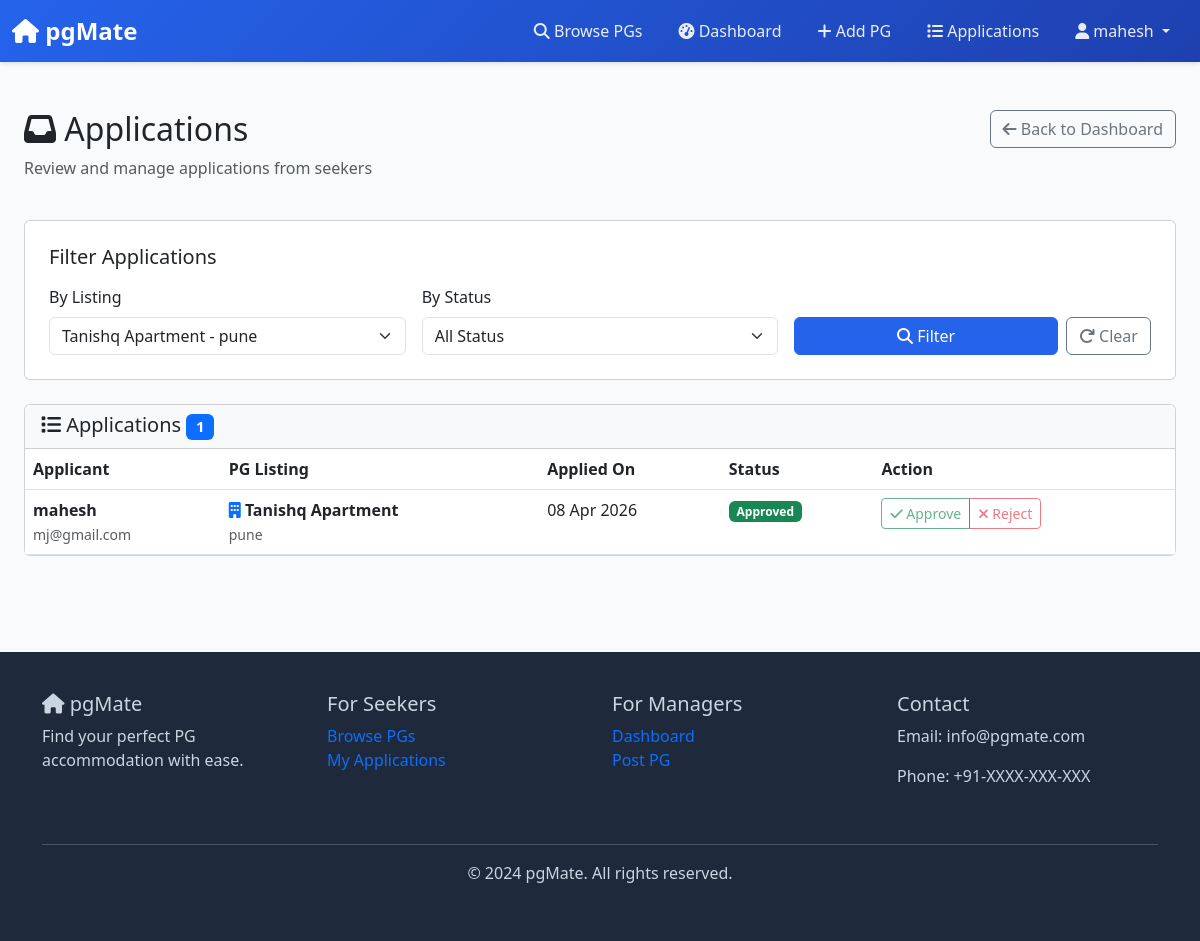
Screenshot of /applications/?listing=1 (signed in) with the database file from the repository.
### pglistings/models.py (models this page shows, shortened)
class CustomUser(AbstractUser):
    ROLE_CHOICES = [
        ('manager', 'PG Manager'),
        ('seeker', 'Seeker'),
    ]
    user_role = models.CharField(
        max_length=10,
        choices=ROLE_CHOICES,
        default='seeker'
    )
    phone_number = models.CharField(max_length=15, blank=True, null=True)
    profile_image = models.ImageField(upload_to='profile_images/', blank=True, null=True)
    def is_manager(self):
        return self.user_role == 'manager'

class Application(models.Model):
    STATUS_CHOICES = [
        ('pending', 'Pending'),
        ('approved', 'Approved'),
        ('rejected', 'Rejected'),
    ]
    pg = models.ForeignKey(
        PGListing,
        on_delete=models.CASCADE,
        related_name='applications'
    )
    applicant = models.ForeignKey(
        CustomUser,
        on_delete=models.CASCADE,
        related_name='applications',
        limit_choices_to={'user_role': 'seeker'}
    )
    status = models.CharField(
        max_length=20,
        choices=STATUS_CHOICES,
        default='pending'
    )
    applied_on = models.DateTimeField(auto_now_add=True)
    message = models.TextField(blank=True, null=True)
    updated_at = models.DateTimeField(auto_now=True)
    class Meta:
        unique_together = ['pg', 'applicant']
        ordering = ['-applied_on']

class PGListing(models.Model):
    owner = models.ForeignKey(
        CustomUser,
        on_delete=models.CASCADE,
        related_name='pg_listings',
        limit_choices_to={'user_role': 'manager'}
    )
    pg_name = models.CharField(max_length=200)
    description = models.TextField()
    city = models.CharField(max_length=100)
    address = models.TextField()
    price_per_month = models.DecimalField(
        max_digits=10,
        decimal_places=2,
        validators=[MinValueValidator(0)]
    )
    rooms_available = models.IntegerField(validators=[MinValueValidator(1)])
    has_wifi = models.BooleanField(default=False)
    has_ac = models.BooleanField(default=False)
    has_food = models.BooleanField(default=False)
    has_laundry = models.BooleanField(default=False)
    image = models.ImageField(upload_to='pg_images/')
    created_at = models.DateTimeField(auto_now_add=True)
    updated_at = models.DateTimeField(auto_now=True)
    is_active = models.BooleanField(default=True)
    class Meta:
        ordering = ['-created_at']

### pglistings/views.py (the view)
# urls.py: path('applications/', ApplicationListView.as_view(), name='applications_list'),
class ApplicationListView(ManagerRequiredMixin, View):
    def get(self, request):
        listings = PGListing.objects.filter(owner=request.user)
        applications = Application.objects.filter(pg__owner=request.user).select_related('pg', 'applicant')
        status_filter = request.GET.get('status')
        if status_filter:
            applications = applications.filter(status=status_filter)
        listing_filter = request.GET.get('listing')
        if listing_filter:
            applications = applications.filter(pg_id=listing_filter)
        context = {
            'applications': applications,
            'listings': listings,
            'status_filter': status_filter,
            'listing_filter': listing_filter,
        }
        return render(request, 'listings/applications_list.html', context)

### pglistings/views.py (called while the page is built)
    def test_func(self):
        return self.request.user.is_manager()

### templates/listings/applications_list.html (shortened to what this page needs)
{% extends 'base.html' %}
{% block content %}
<div class="container-fluid py-5">
    <div class="row mb-4">
        <div class="col-md-8">
            <h1 class="h2"><i class="fas fa-inbox"></i> Applications</h1>
            <p class="text-muted">Review and manage applications from seekers</p>
        </div>
        <div class="col-md-4 text-end">
            <a href="{% url 'manager_dashboard' %}" class="btn btn-outline-secondary">
                <i class="fas fa-arrow-left"></i> Back to Dashboard
            </a>
        </div>
    </div>
    <div class="card mb-4">
        <div class="card-body">
            <h5 class="card-title mb-3">Filter Applications</h5>
            <form method="GET" class="row g-3">
                <div class="col-md-4">
                    <label class="form-label">By Listing</label>
                    <select name="listing" class="form-select">
                        {% for listing in listings %}
                            <option value="{{ listing.id }}" {% if listing_filter|stringformat:"s" == listing.id|stringformat:"s" %}selected{% endif %}>
                                {{ listing.pg_name }} - {{ listing.city }}
                            </option>
                        {% endfor %}
                    </select>
                </div>
                <div class="col-md-4">
                    <label class="form-label">By Status</label>
                    <select name="status" class="form-select">
                        <option value="">All Status</option>
                    </select>
                </div>
                <div class="col-md-4 d-flex align-items-end gap-2">
                    <button type="submit" class="btn btn-primary flex-grow-1">
                        <i class="fas fa-search"></i> Filter
                    </button>
                    <a href="{% url 'applications_list' %}" class="btn btn-outline-secondary">
                        <i class="fas fa-redo"></i> Clear
                    </a>
                </div>
            </form>
        </div>
    </div>
    <div class="card">
        <div class="card-header bg-light">
            <h5 class="mb-0">
                <i class="fas fa-list"></i> Applications
                <span class="badge bg-primary">{{ applications.count }}</span>
            </h5>
        </div>
        <div class="card-body p-0">
            {% if applications %}
                <div class="table-responsive">
                    <table class="table table-hover mb-0">
                        <thead>
                            <tr>
                                <th>Applicant</th>
                                <th>PG Listing</th>
                                <th>Applied On</th>
                                <th>Status</th>
                                <th>Action</th>
                            </tr>
                        </thead>
                        <tbody>
                            {% for application in applications %}
                                <tr>
                                    <td>
                                        <strong>{{ application.applicant.get_full_name|default:application.applicant.username }}</strong><br>
                                        <small class="text-muted">{{ application.applicant.email }}</small>
                                    </td>
                                    <td>
                                        <i class="fas fa-building text-primary"></i>
                                        <strong>{{ application.pg.pg_name }}</strong><br>
                                        <small class="text-muted">{{ application.pg.city }}</small>
                                    </td>
                                    <td>{{ application.applied_on|date:"d M Y" }}</td>
                                    <td>
                                        <span class="badge
                                            {% if application.status == 'pending' %}bg-warning
                                            {% elif application.status == 'approved' %}bg-success
                                            {% elif application.status == 'rejected' %}bg-danger
                                            {% endif %}">
                                            {{ application.get_status_display }}
                                        </span>
                                    </td>
                                    <td>
                                        <div class="btn-group btn-group-sm" role="group">
                                            <button type="button" class="btn btn-outline-success" data-bs-toggle="modal" data-bs-target="#updateModal{{ application.id }}" {% if application.status != 'pending' %}disabled{% endif %}>
                                                <i class="fas fa-check"></i> Approve
                                            </button>
                                            <button type="button" class="btn btn-outline-danger" data-bs-toggle="modal" data-bs-target="#rejectModal{{ application.id }}" {% if application.status != 'pending' %}disabled{% endif %}>
                                                <i class="fas fa-times"></i> Reject
                                            </button>
                                        </div>
                                    </td>
                                </tr>
                            {% endfor %}
                        </tbody>
                    </table>
                </div>
            {% else %}
                <div class="p-5 text-center">
                    <i class="fas fa-inbox" style="font-size: 3rem; color: #cbd5e1;"></i>
                    <p class="mt-3 text-muted">No applications found matching your filters.</p>
                </div>
            {% endif %}
        </div>
    </div>
</div>
{% endblock %}

### templates/base.html (shortened to what this page needs)
<!DOCTYPE html>
<html lang="en">
<head>
    <link href="https://cdn.jsdelivr.net/npm/bootstrap@5.3.0/dist/css/bootstrap.min.css" rel="stylesheet">
    <link rel="stylesheet" href="https://cdnjs.cloudflare.com/ajax/libs/font-awesome/6.4.0/css/all.min.css">
</head>
<body>
    <nav class="navbar navbar-expand-lg navbar-dark sticky-top">
        <div class="container-fluid">
            <a class="navbar-brand" href="{% url 'home' %}">
                <i class="fas fa-home"></i> pgMate
            </a>
            <div class="collapse navbar-collapse" id="navbarNav">
                <ul class="navbar-nav ms-auto">
                    <li class="nav-item">
                        <a class="nav-link" href="{% url 'home' %}">
                            <i class="fas fa-search"></i> Browse PGs
                        </a>
                    </li>
                    {% if user.is_authenticated %}
                        {% if user.user_role == 'manager' %}
                            <li class="nav-item">
                                <a class="nav-link" href="{% url 'manager_dashboard' %}">
                                    <i class="fas fa-tachometer-alt"></i> Dashboard
                                </a>
                            </li>
                            <li class="nav-item">
                                <a class="nav-link" href="{% url 'create_listing' %}">
                                    <i class="fas fa-plus"></i> Add PG
                                </a>
                            </li>
                            <li class="nav-item">
                                <a class="nav-link" href="{% url 'applications_list' %}">
                                    <i class="fas fa-list"></i> Applications
                                </a>
                            </li>
                        {% elif user.user_role == 'seeker' %}
                            <li class="nav-item">
                                <a class="nav-link" href="{% url 'seeker_applications' %}">
                                    <i class="fas fa-file-alt"></i> My Applications
                                </a>
                            </li>
                        {% endif %}
                        <li class="nav-item dropdown">
                            <a class="nav-link dropdown-toggle" href="#" id="userDropdown" role="button" data-bs-toggle="dropdown">
                                <i class="fas fa-user"></i> {% if user.first_name %}{{ user.first_name }}{% else %}{{ user.username }}{% endif %}
                            </a>
                        </li>
                    {% endif %}
                </ul>
            </div>
        </div>
    </nav>
    <main class="container-fluid">
        {% block content %}{% endblock %}
    </main>
    <footer class="mt-5">
        <div class="container">
            <div class="row">
                <div class="col-md-3 mb-4">
                    <h5><i class="fas fa-home"></i> pgMate</h5>
                    <p>Find your perfect PG accommodation with ease.</p>
                </div>
                <div class="col-md-3 mb-4">
                    <h5>For Seekers</h5>
                    <ul class="list-unstyled">
                        <li><a href="{% url 'home' %}" class="text-decoration-none">Browse PGs</a></li>
                        <li><a href="{% url 'seeker_applications' %}" class="text-decoration-none">My Applications</a></li>
                    </ul>
                </div>
                <div class="col-md-3 mb-4">
                    <h5>For Managers</h5>
                    <ul class="list-unstyled">
                        <li><a href="{% url 'manager_dashboard' %}" class="text-decoration-none">Dashboard</a></li>
                        <li><a href="{% url 'create_listing' %}" class="text-decoration-none">Post PG</a></li>
                    </ul>
                </div>
                <div class="col-md-3 mb-4">
                    <h5>Contact</h5>
                    <p>Email: info@pgmate.com</p>
                    <p>Phone: +91-XXXX-XXX-XXX</p>
                </div>
            </div>
            <hr class="bg-light">
            <div class="text-center">
                <p>&copy; 2024 pgMate. All rights reserved.</p>
            </div>
        </div>
    </footer>
</body>
</html>

### templates/base.html (style rules this page uses)
:root { --primary-color: #2563eb; --secondary-color: #64748b; --success-color: #10b981; --danger-color: #ef4444; --warning-color: #f59e0b; }
body { font-family: 'Segoe UI', Tahoma, Geneva, Verdana, sans-serif; background-color: #f8fafc; }
.navbar { background: linear-gradient(135deg, var(--primary-color) 0%, #1e40af 100%); box-shadow: 0 2px 4px rgba(0,0,0,0.1); }
.navbar-brand { font-weight: 700; font-size: 1.5rem; color: white !important; }
.nav-link { color: rgba(255, 255, 255, 0.9) !important; transition: color 0.3s ease; margin: 0 10px; }
.card-body { padding: 1.5rem; }
.btn-primary { background-color: var(--primary-color); border-color: var(--primary-color); }
footer { background-color: #1e293b; color: #cbd5e1; padding: 40px 0; margin-top: 60px; }

### rows the page displays
CustomUser: first_name "mahesh"
Application: applicant.get_full_name "mahesh", applicant.email "mj@gmail.com", pg.pg_name "Tanishq Apartment", pg.city "pune", applied_on "08 Apr 2026", status "Approved"

### other values shown
{{ applications.count }} "1"
form field listing "Tanishq Apartment - pune"
